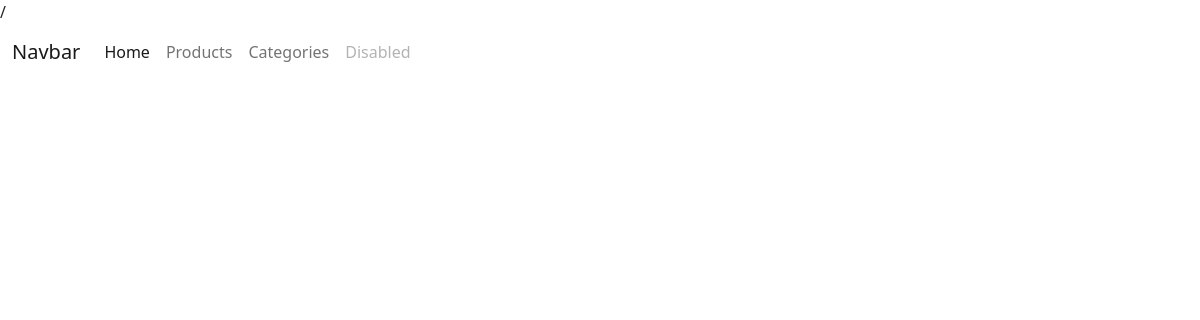
/categories/, run on an earlier commit of the app's database.
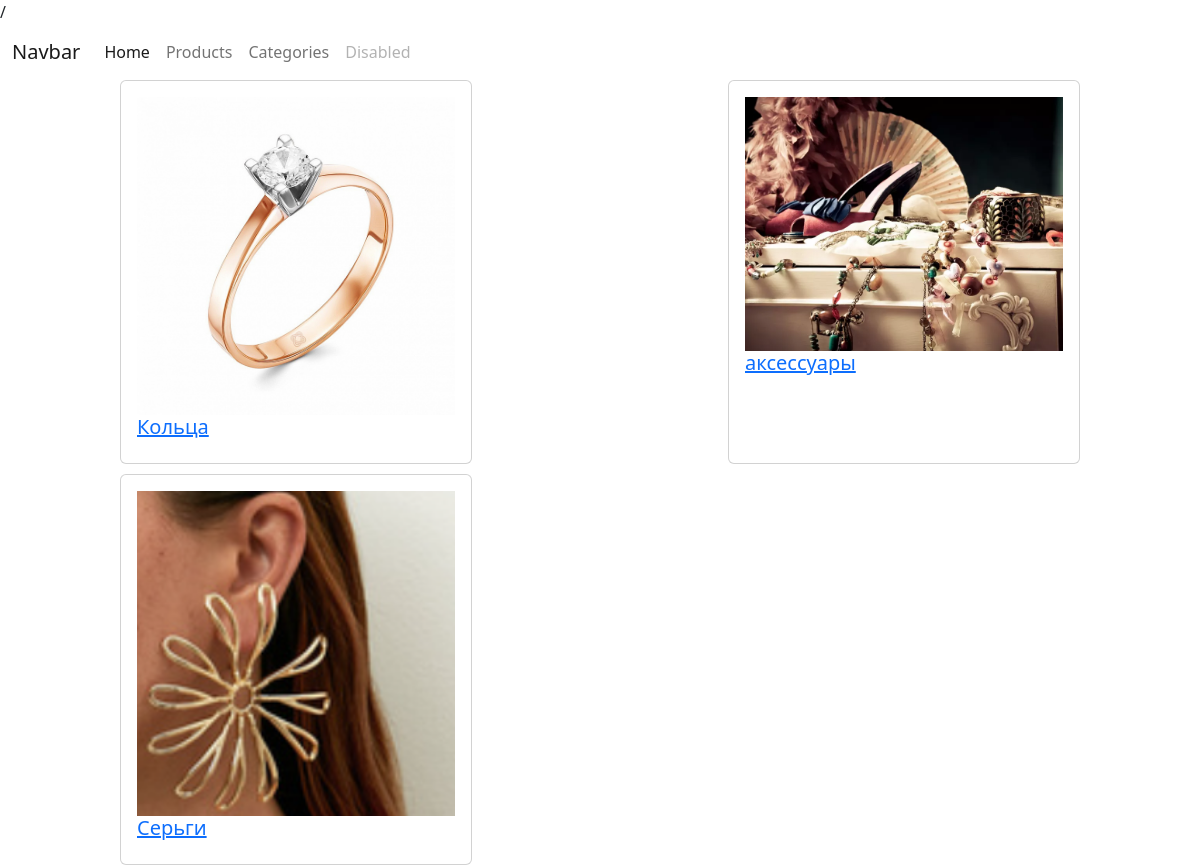
And on a later commit of the database.
### products/models.py (models this page shows)
class Category(models.Model):
    name = models.CharField(max_length=200)
    image = models.ImageField()

### products/views.py (the view)
# urls.py: path('categories/', cat_views),
def cat_views(request):
    if request.method == 'GET':
        cat = Category.objects.all()
        context = {
            'cat': cat
        }
        return render(request, 'categories/index.html', context=context)

### templates/categories/index.html (shortened to what this page needs)
{% extends 'layouts/index.html' %}
{% block content %}
    <div class="products">
        {% for i in cat %}
            <div class="card" style="width: 22rem;">
                <div class="card-body">
                    {% if i.image %}
                        <img class="pr_image" src="/media/{{ i.image }}/">
                    {% endif %}
                    <h5><a href="/categories/{{ i.id }}/">{{ i.name }}</a></h5>
                </div>
            </div>
        {% endfor %}
    </div>
{% endblock %}

### templates/layouts/index.html (shortened to what this page needs)
<!doctype html>
<html lang="en">
<head>/
    <link rel="stylesheet" href="https://cdn.jsdelivr.net/npm/bootstrap@5.2.3/dist/css/bootstrap.min.css">
</head>
<body>
<nav class="navbar navbar-expand-lg bg-body-tertiary">
  <div class="container-fluid">
    <a class="navbar-brand" href="#">Navbar</a>
    <div class="collapse navbar-collapse" id="navbarNav">
      <ul class="navbar-nav">
        <li class="nav-item">
          <a class="nav-link active" aria-current="page" href="/">Home</a>
        <li class="nav-item">
          <a class="nav-link" href="/products">Products</a>
        </li>
          <li class="nav-item">
          <a class="nav-link" href="/categories">Categories</a>
        </li>
        <li class="nav-item">
          <a class="nav-link disabled">Disabled</a>
        </li>
      </ul>
    </div>
  </div>
</nav>
{% block content %}
{% endblock %}
</body>
</html>

### templates/categories/index.html (style rules this page uses)
.products { width: 80%; margin-left: 10%; display: flex; flex-wrap: wrap; gap: 10px; justify-content: space-between; }
.pr_image { width: 100%; }
.card { width: 200px; }

What changed in the data, as far as the page shows it:
added Category: image (picture), name "Кольца"
added Category: image (picture), name "аксессуары"
added Category: image (picture), name "Серьги"
